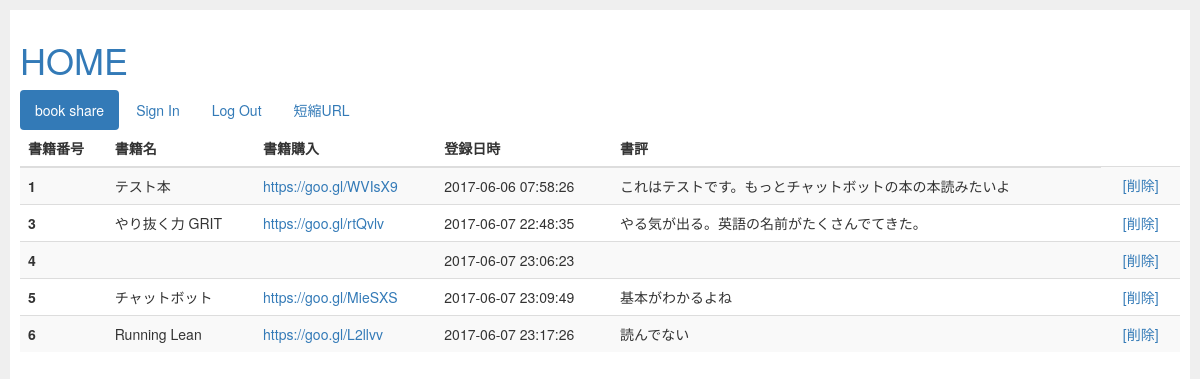
The page / (signed in) on the database its author committed.
### tables this page shows
CREATE TABLE `gs_book` (
  `id` int(12) NOT NULL,
  `bkname` varchar(64) NOT NULL,
  `bkurl` varchar(500) DEFAULT NULL,
  `bkcomment` text,
  `indate` datetime NOT NULL
);

### index.php (the view, shortened to what this page needs)
<?php
try {
  $pdo = new PDO('mysql:dbname=gs_db13;charset=utf8;host=localhost','root','');
} catch (PDOException $e) {
  exit('データベースに接続できませんでした。'.$e->getMessage());
}
$stmt = $pdo->prepare("SELECT * FROM gs_book");
$status = $stmt->execute();
$view="";
if($status==false){
  $error = $stmt->errorInfo();
  exit("ErrorQuery:".$error[2]);
}else{
  while( $result = $stmt->fetch(PDO::FETCH_ASSOC)){
    $view .= '<tr>';
    $view .= '<th scope="row">';
    $view .= $result["id"];
    $view .= '</th>';
    $view .= '<td>';
    $view .= $result["bkname"];
    $view .= '</td>';
    $view .= '<td>';
    $view .= '<a href="';
    $view .= $result["bkurl"];
    $view .= '" target="_blank">';
    $view .= $result["bkurl"];
    $view .= '</a>';
    $view .= '</td>';
    $view .= '<td>';
    $view .= $result["indate"];
    $view .= '</td>';
    $view .= '<td>';
    $view .= $result["bkcomment"];
    $view .= '</td>';
    $view .= '<td>';
    $view .= '　';
    $view .= '<a href="delete_book.php?id='.$result["id"].'">';
    $view .= '[削除]';
    $view .= '</a>';
    $view .= '</td>';
    $view .= '</tr>';
  }
}
?>
<!DOCTYPE html>
<html lang="ja">
<head>
<link href="bootstrap-3.3.7-dist/css/bootstrap.min.css" rel="stylesheet">
<link rel="stylesheet" href="css/master.css">
<link rel="stylesheet" type="text/css" href="js/sweetalert-master/dist/sweetalert.css">
</head>
<body>
  <table class="table table-striped">
  <thead class="thead-inverse">
    <tr>
      <th>書籍番号</th>
      <th>書籍名</th>
      <th>書籍購入</th>
      <th>登録日時</th>
      <th>書評</th>
    </tr>
  </thead>
  <tbody>
    <?php echo $view ?>
  </tbody>
</table>
</body>
</html>

### css/signup_book.css (style rules this page uses)
html, body { background: #efefef; padding: 10px; font-family: 'Varela Round'; }
a { color: #aaaaaa; transition: all ease-in-out 200ms; }

### css/master.css (style rules this page uses)
body, html { height: 100%; background-repeat: no-repeat; }

### rows shown on the page
gs_book: value "1 テスト本 https://goo.gl/WVIsX9 2017-06-06 07:58:26 これはテストです。もっとチャットボットの本の本読みたいよ [削除]"
gs_book: value "3 やり抜く力 GRIT https://goo.gl/rtQvlv 2017-06-07 22:48:35 やる気が出る。英語の名前がたくさんでてきた。 [削除]"
gs_book: value "4 2017-06-07 23:06:23 [削除]"
gs_book: value "5 チャットボット https://goo.gl/MieSXS 2017-06-07 23:09:49 基本がわかるよね [削除]"
gs_book: value "6 Running Lean https://goo.gl/L2llvv 2017-06-07 23:17:26 読んでない [削除]"
